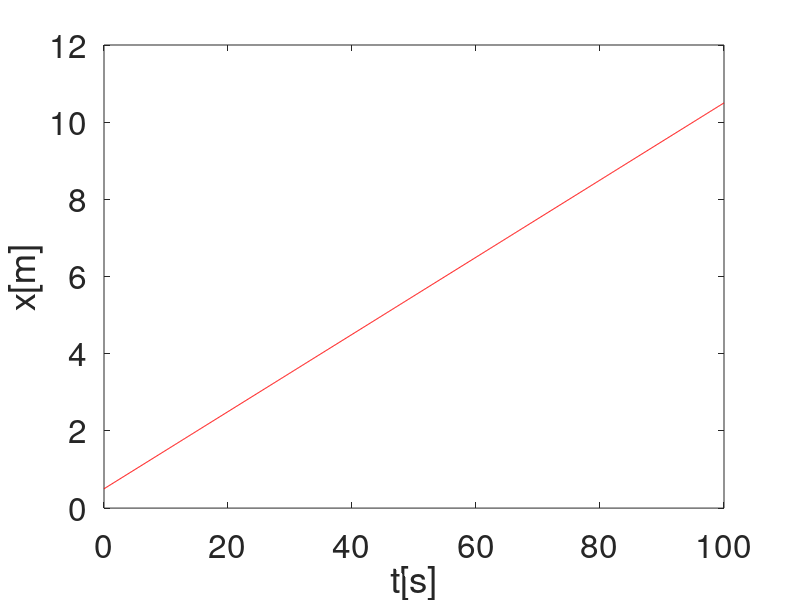
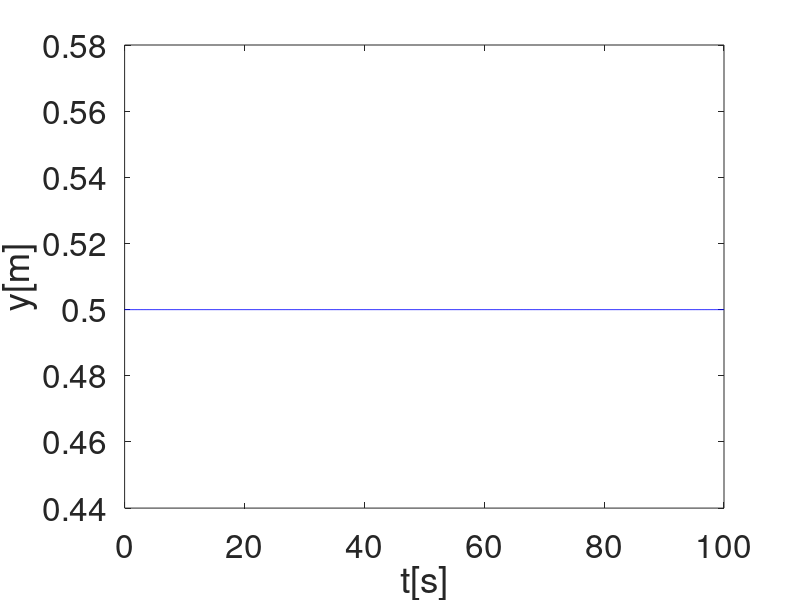
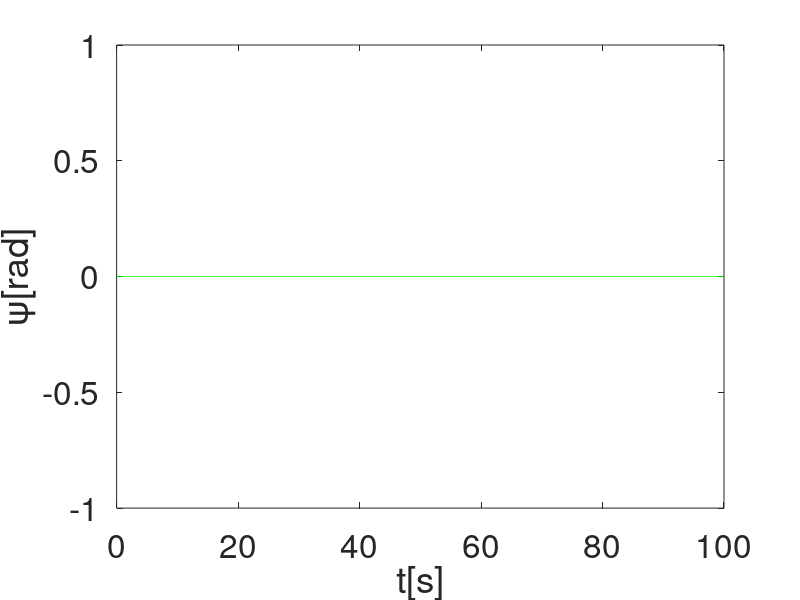

Write MATLAB code to recreate these figures, in order. (Note: a time limit stopped this script after it produced the figures.)
%% Kinematic Simulation of a land-based mobile robot
clear all, clc; close all;

%% Simulation Parameter
dt = 0.1; % Step Size
ts = 100; % Simulation Time
t = 0:dt:ts; % Time Span

%% Vehicle (Mobile Robot) parameters (physical)
a = 0.2; % radius of the wheel in meters (fixed)
d_w = 0.5; % distance between wheel frame to vehicle frame along y axis
l_w = 0.3; % distance between wheel frame to vehicle frame along x axis

%% Initial Conditions
x0 = 0.5;
y0 = 0.5; 
psi0 = 0;

eta0 = [x0;y0;psi0];

eta(:,1)=eta0;

%% Loop starts here
for i = 1:length(t)
    psi = eta (3,i); % current orientation in radian OR 3rd row of eta

    % Jacobian Matrix
    J_psi = [cos(psi),-sin(psi),0;
             sin(psi),cos(psi),0;
             0,0,1;];

    %% inputs ( wheel angular velocity)
    omega_1 = 0.5; % first wheel angular velocity
    omega_2 = 0.5; % second wheel angular velocity
    omega_3 = 0.5; % third wheel angular velocity
    omega_4 = 0.5; % fourth wheel angular velocity
    omega = [omega_1;omega_2;omega_3;omega_4];

    %% Wheel Configuration Matrix
    W = a/4*[1,1,1,1;
             1,-1,1,-1;
             -1/(d_w-l_w),-1/(d_w-l_w),1/(d_w-l_w),1/(d_w-l_w)];

    zeta(:,i) = W*omega;

    eta_dot(:,i) = J_psi * zeta(:,i);

    eta(:,i+1) = eta(:,i) + dt * eta_dot(:,i); % Euler Method

end

%% Plotting Functions
figure
plot(t, eta(1, 1:end-1), 'r-');
set(gca, 'fontsize', 24);
xlabel('t[s]');
ylabel('x[m]');

figure
plot(t, eta(2, 1:end-1), 'b-');
set(gca, 'fontsize', 24);
xlabel('t[s]');
ylabel('y[m]');

figure
plot(t, eta(3, 1:end-1), 'g-');
set(gca, 'fontsize', 24);
xlabel('t[s]');
ylabel('\psi[rad]');

figure; %% in a single figure
hold on;
plot(t, eta(1, 1:end-1), 'r--', 'DisplayName', 'x-position');
plot(t, eta(2, 1:end-1), 'g--', 'DisplayName', 'y-position');
plot(t, eta(3, 1:end-1), 'b--', 'DisplayName', 'orientation (\psi)');

set(gca, 'fontsize', 24);
xlabel('t[s]');
ylabel('Value');
legend('show'); % Show the legend box with the names specified
hold off;

%% Animation (mobile robot motion animation)
l = 2*l_w; % length of mobile robot
w = 2*d_w; % width of mobile robot

% Mobile robot coordinates for a top-view rectangle
mr_co = [-l/2, l/2, l/2, -l/2, -l/2;
         -w/2, -w/2, w/2, w/2, -w/2];

% Wheel coordinates for better visualization
wheel_length = 0.1;
wheel_width = 0.05;
wheel1 = [-wheel_length/2, wheel_length/2, wheel_length/2, -wheel_length/2;
          -wheel_width/2, -wheel_width/2, wheel_width/2, wheel_width/2];
wheel2 = [wheel_length/2, wheel_length/2, wheel_length/2, -wheel_length/2;
          -wheel_width/2, -wheel_width/2, wheel_width/2, wheel_width/2];
wheel3 = [-wheel_length/2, wheel_length/2, wheel_length/2, -wheel_length/2;
          -wheel_width/2, -wheel_width/2, wheel_width/2, wheel_width/2];
wheel4 = [-wheel_length/2, wheel_length/2, wheel_length/2, -wheel_length/2;
          -wheel_width/2, -wheel_width/2, wheel_width/2, wheel_width/2];

figure 
for i = 1:5:length(t) % animation starts here
    psi = eta(3,i);
    R_psi = [cos(psi),-sin(psi);
             sin(psi), cos(psi)]; % 2D - rotation matrix
    v_pos = R_psi*mr_co;
    fill(v_pos(1,:)+eta(1,i),v_pos(2,:)+eta(2,i),'g')
    
    % Wheels position and rotation
    wheel1_pos = R_psi*wheel1 + [eta(1,i) - l/2; eta(2,i) - w/2];
    wheel2_pos = R_psi*wheel2 + [eta(1,i) + l/2; eta(2,i) - w/2];
    wheel3_pos = R_psi*wheel3 + [eta(1,i) + l/2; eta(2,i) + w/2];
    wheel4_pos = R_psi*wheel4 + [eta(1,i) - l/2; eta(2,i) + w/2];
    
    fill(wheel1_pos(1,:), wheel1_pos(2,:), 'r')
    fill(wheel2_pos(1,:), wheel2_pos(2,:), 'r')
    fill(wheel3_pos(1,:), wheel3_pos(2,:), 'r')
    fill(wheel4_pos(1,:), wheel4_pos(2,:), 'r')
    
    hold on, grid on; axis([-1 3 -1 3]), axis square
    plot(eta(1,1:i),eta(2,1:i),'g-');
    legend('Mobile Robot','Path'), set(gca,'fontsize',18)
    xlabel('x[m]');
    ylabel('y[m]');
    pause(0.01);
    hold off

end % animation ends here
